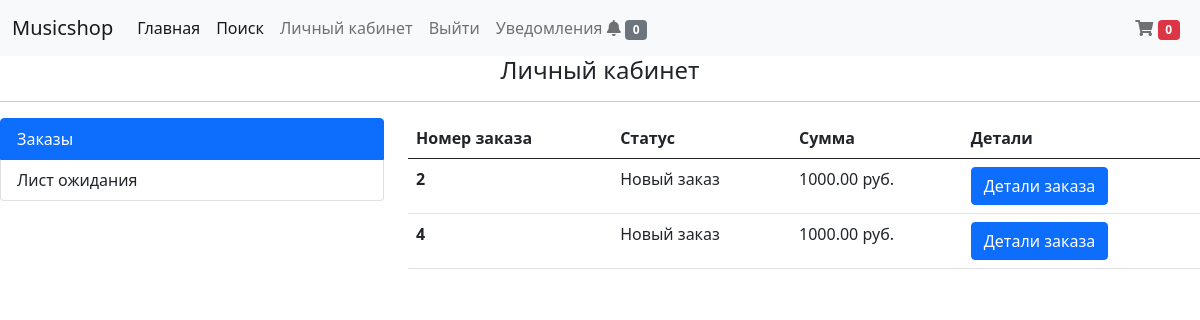
The app's page /account/ (signed in) with its own data.
### musicshop/models.py (models this page shows, shortened)
class Cart(models.Model):
    owner = models.ForeignKey('Customer', null=True, blank=True, verbose_name='Покупатель', on_delete=models.CASCADE)
    products = models.ManyToManyField(
        CartProduct, blank=True, related_name='related_cart', verbose_name='Продукты для корзины'
    )
    total_products = models.IntegerField(default=0, verbose_name='Общее кол-во товара')
    final_price = models.DecimalField(max_digits=9, decimal_places=2, verbose_name='Общая цена', null=True, blank=True)
    in_order = models.BooleanField(default=False)
    session_key = models.CharField(max_length=1024, verbose_name='Ключ сессии', null=True, blank=True)
    class Meta:
        verbose_name = 'Корзина'
        verbose_name_plural = 'Корзины'

class Order(models.Model):
    STATUS_NEW = 'new'
    STATUS_IN_PROGRESS = 'in_progress'
    STATUS_READY = 'is_ready'
    STATUS_COMPLETED = 'completed'
    BUYING_TYPE_SELF = 'self'
    BUYING_TYPE_DELIVERY = 'delivery'
    STATUS_CHOICES = (
        (STATUS_NEW, 'Новый заказ'),
        (STATUS_IN_PROGRESS, "Заказ в обработке"),
        (STATUS_READY, 'Заказ готов'),
        (STATUS_COMPLETED, 'Заказ отдан')
    )
    BUYING_TYPE_CHOICES = (
        (BUYING_TYPE_SELF, 'Самовывоз'),
        (BUYING_TYPE_DELIVERY, 'Доставка')
    )
    customer = models.ForeignKey('Customer', verbose_name='Покупатель', related_name='orders', on_delete=models.CASCADE)
    first_name = models.CharField(max_length=255, verbose_name='Имя')
    last_name = models.CharField(max_length=255, verbose_name='Фамилия')
    phone = models.CharField(max_length=20, verbose_name='Телефон')
    cart = models.ForeignKey(Cart, verbose_name='Корзина', null=True, blank=True, on_delete=models.CASCADE)
    address = models.CharField(max_length=1024, verbose_name='Адрес', null=True, blank=True)
    status = models.CharField(max_length=100, verbose_name='Статус заказа', choices=STATUS_CHOICES, default=STATUS_NEW)
    buying_type = models.CharField(max_length=100, verbose_name='Тип заказа', choices=BUYING_TYPE_CHOICES)
    comment = models.TextField(verbose_name='Комментарий к заказу', null=True, blank=True)
    created_at = models.DateField(verbose_name='Дата создания заказа', auto_now=True)
    order_date = models.DateField(verbose_name='Дата получения заказа', default=timezone.now)
    class Meta:
        verbose_name = 'Заказ'
        verbose_name_plural = 'Заказы'

### musicshop/views.py (the view)
# urls.py: path('account/', AccountView.as_view(), name='account'),
class AccountView(CartMixin, NotificationsMixins, views.View):
    def get(self, request, *args, **kwargs):
        customer = Customer.objects.get(user=request.user)
        context = {
            'customer': customer,
            'cart': self.cart,
            'notifications': self.notifications(request.user)
        }
        return render(request, 'account.html', context)

### musicshop/mixins.py (called while the page is built, shortened)
    @staticmethod
    def notifications(user):
        if user.is_authenticated:
            return Notification.objects.all(user.customer)
        return Notification.objects.none()

    def dispatch(self, request, *args, **kwargs):
        cart = None
        if request.user.is_authenticated and not request.user.is_superuser:
            customer = Customer.objects.filter(user=request.user).first()
            if not customer:
                customer = Customer.objects.create(
                    user=request.user
                )
            cart = Cart.objects.filter(owner=customer, in_order=False).first()
            if not cart:
                cart = Cart.objects.create(owner=customer)
            self.cart = cart
        else:
            if not request.session.get('cart_id'):
                cart = Cart.objects.create(
                    session_key=uuid.uuid4()
                )
                request.session['cart_id'] = cart.id
                self.cart = cart
        return super().dispatch(request, *args, **kwargs)

### musicshop/models.py (called while the page is built)
    def get_absolute_url(self):
        return reverse('artist_detail', kwargs={'artist_slug': self.slug})

    def get_queryset(self):
        return super().get_queryset()

    def get_absolute_url(self):
        return reverse('album_detail', kwargs={'artist_slug': self.artist.slug, 'album_slug': self.slug})

    def get_queryset(self):
        return super().get_queryset()

    def all(self, recipient):
        return self.get_queryset().filter(
            recipient=recipient,
            read=False
        )

### musicshop/templates/account.html (shortened to what this page needs)
{% extends 'base.html' %}
{% block content %}
    <h4 class="text-center">Личный кабинет</h4>
    <hr>
        <div class="row">
          <div class="col-4">
            <div class="list-group" id="list-tab" role="tablist">
              <a class="list-group-item list-group-item-action active" id="list-orders-list" data-bs-toggle="list" href="#list-orders" role="tab" aria-controls="list-orders">Заказы</a>
              <a class="list-group-item list-group-item-action" id="list-wishlist-list" data-bs-toggle="list" href="#list-wishlist" role="tab" aria-controls="list-wishlist">Лист ожидания</a>
            </div>
          </div>
          <div class="col-8">
            <div class="tab-content" id="nav-tabContent">
              <div class="tab-pane fade show active" id="list-orders" role="tabpanel" aria-labelledby="list-orders-list">
                  <table class="table">
                      <thead>
                            <tr>
                                <th scope="col">Номер заказа</th>
                                <th scope="col">Статус</th>
                                <th scope="col">Сумма</th>
                                <th scope="col">Детали</th>
                            </tr>
                      </thead>
                    <tbody>
                        {% for order in customer.orders.all %}
                            <tr>
                                <th scope="row">{{ order.id }}</th>
                                <td>{{ order.get_status_display }}</td>
                                <td>{{ order.cart.final_price }} руб.</td>
                                <td><button type="button" class="btn btn-primary" data-bs-toggle="modal"
                                data-bs-target="#orderDetails-{{ order.id }}">Детали заказа</button></td>
                            </tr>
                        {% endfor %}
                    </tbody>
                  </table>
              </div>
            </div>
          </div>
        </div>
{% endblock content %}

### musicshop/templates/base.html (shortened to what this page needs)
<!DOCTYPE html>
<html lang="en">
<head>
    <link rel="stylesheet" href="https://pro.fontawesome.com/releases/v5.10.0/css/all.css"/>
    <link href="https://cdn.jsdelivr.net/npm/bootstrap@5.0.2/dist/css/bootstrap.min.css" rel="stylesheet">
    <link rel="stylesheet" href="https://pro.fontawesome.com/releases/v5.10.0/css/all.css"/>
</head>
<body>
<nav class="navbar navbar-expand-lg navbar-light bg-light">
  <div class="container-fluid">
    <a class="navbar-brand" href="{% url 'base' %}">Musicshop</a>
    <div class="collapse navbar-collapse" id="navbarSupportedContent">
      <ul class="navbar-nav me-auto mb-2 mb-lg-0">
        <li class="nav-item">
          <a class="nav-link active" aria-current="page" href="{% url 'base' %}">Главная</a>
        </li>
        <li class="nav-item">
          <a class="nav-link active" aria-current="page" href="{% url 'search' %}">Поиск</a>
        </li>
          {% if not request.user.is_authenticated %}
          <li class="nav-item">
            <a class="nav-link" href="{% url 'login' %}">Авторизация</a>
          </li>
            <li class="nav-item">
            <a class="nav-link" href="{% url 'registration' %}">Регистрация</a>
          </li>
          {% else %}
            <li class="nav-item">
            <a class="nav-link" href="{% url 'account' %}">Личный кабинет</a>
          </li>
            <li class="nav-item">
            <a class="nav-link" href="{% url 'logout' %}">Выйти</a>
          </li>
              <li class="nav-item dropdown">
                <a class="nav-link drowdown-toggle" href="#" id="navbarDropdown" role="button" data-bs-toggle="dropdown"
                   aria-expanded="false">
                    Уведомления <i class="fas fa-bell"></i>
                    <span class="badge bg-{% if notifications.count %}danger{% else %}secondary{% endif %}">
                        {{ notifications.count }}
                    </span>
                </a>
              </li>
          {% endif %}
      </ul>
        {% if request.user.is_authenticated %}
        <ul class="navbar-nav">
            <li class="nav-item"><a href="{% url 'cart' %}" class="nav-link"><i class="fas fa-shopping-cart"></i> <span class="badge bg-danger">{{ cart.products.count }}</span></a></li>
        </ul>
        {% endif %}
    </div>
  </div>
</nav>
{% block content %}{% endblock content %}
</body>
</html>

### records on screen
Order: id "2", status "Новый заказ", cart.final_price "1000.00"
Order: id "4", status "Новый заказ", cart.final_price "1000.00"

### other values on screen
{{ notifications.count }} "0"
